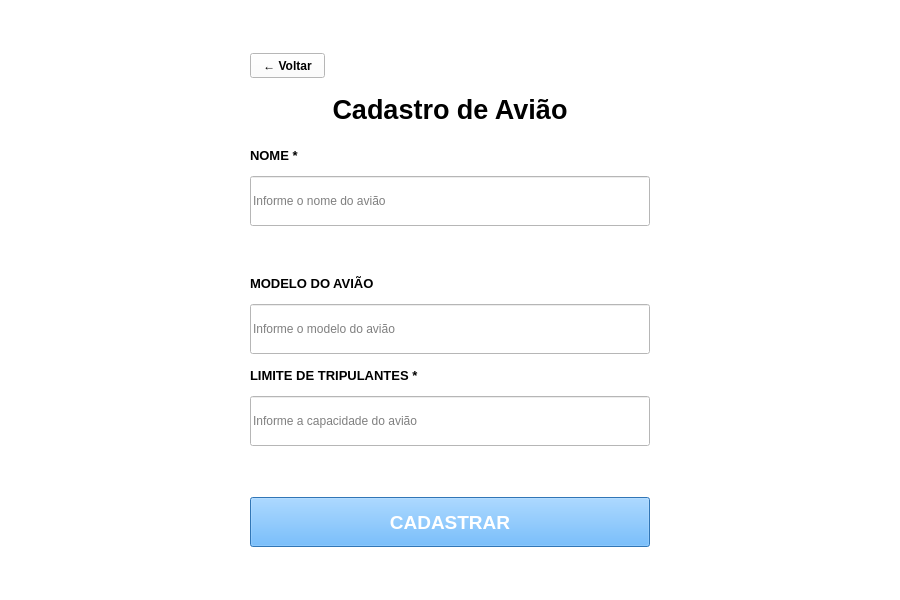
<?xml version="1.0" encoding="UTF-8"?>
<ui version="4.0">
 <class>planeRegistration</class>
 <widget class="QMainWindow" name="planeRegistration">
  <property name="enabled">
   <bool>true</bool>
  </property>
  <property name="geometry">
   <rect>
    <x>0</x>
    <y>0</y>
    <width>900</width>
    <height>600</height>
   </rect>
  </property>
  <property name="sizePolicy">
   <sizepolicy hsizetype="Preferred" vsizetype="Preferred">
    <horstretch>0</horstretch>
    <verstretch>0</verstretch>
   </sizepolicy>
  </property>
  <property name="windowTitle">
   <string>Cadastro de Avião</string>
  </property>
  <property name="styleSheet">
   <string notr="true">background-color: rgb(255, 255, 255);</string>
  </property>
  <widget class="QWidget" name="centralwidget">
   <layout class="QGridLayout" name="gridLayout">
    <item row="0" column="0">
     <spacer name="verticalSpacer">
      <property name="orientation">
       <enum>Qt::Vertical</enum>
      </property>
      <property name="sizeHint" stdset="0">
       <size>
        <width>20</width>
        <height>40</height>
       </size>
      </property>
     </spacer>
    </item>
    <item row="12" column="0">
     <spacer name="verticalSpacer_2">
      <property name="orientation">
       <enum>Qt::Vertical</enum>
      </property>
      <property name="sizeHint" stdset="0">
       <size>
        <width>20</width>
        <height>40</height>
       </size>
      </property>
     </spacer>
    </item>
    <item row="5" column="0">
     <widget class="QLabel" name="nameError">
      <property name="minimumSize">
       <size>
        <width>400</width>
        <height>30</height>
       </size>
      </property>
      <property name="maximumSize">
       <size>
        <width>400</width>
        <height>30</height>
       </size>
      </property>
      <property name="font">
       <font>
        <pointsize>10</pointsize>
        <weight>75</weight>
        <bold>true</bold>
       </font>
      </property>
      <property name="styleSheet">
       <string notr="true">color: rgb(255, 0, 0);</string>
      </property>
      <property name="text">
       <string/>
      </property>
     </widget>
    </item>
    <item row="2" column="0">
     <widget class="QLabel" name="subtitle">
      <property name="minimumSize">
       <size>
        <width>400</width>
        <height>50</height>
       </size>
      </property>
      <property name="maximumSize">
       <size>
        <width>400</width>
        <height>50</height>
       </size>
      </property>
      <property name="font">
       <font>
        <pointsize>20</pointsize>
        <weight>75</weight>
        <bold>true</bold>
       </font>
      </property>
      <property name="text">
       <string>Cadastro de Avião</string>
      </property>
      <property name="alignment">
       <set>Qt::AlignCenter</set>
      </property>
     </widget>
    </item>
    <item row="7" column="0">
     <widget class="QLineEdit" name="model">
      <property name="minimumSize">
       <size>
        <width>400</width>
        <height>50</height>
       </size>
      </property>
      <property name="maximumSize">
       <size>
        <width>400</width>
        <height>50</height>
       </size>
      </property>
      <property name="text">
       <string/>
      </property>
      <property name="echoMode">
       <enum>QLineEdit::Password</enum>
      </property>
      <property name="placeholderText">
       <string>Informe o modelo do avião</string>
      </property>
     </widget>
    </item>
    <item row="9" column="0">
     <widget class="QLineEdit" name="capacity">
      <property name="minimumSize">
       <size>
        <width>400</width>
        <height>50</height>
       </size>
      </property>
      <property name="maximumSize">
       <size>
        <width>400</width>
        <height>50</height>
       </size>
      </property>
      <property name="text">
       <string/>
      </property>
      <property name="echoMode">
       <enum>QLineEdit::Password</enum>
      </property>
      <property name="placeholderText">
       <string>Informe a capacidade do avião</string>
      </property>
     </widget>
    </item>
    <item row="11" column="0">
     <widget class="QPushButton" name="registerButton">
      <property name="minimumSize">
       <size>
        <width>400</width>
        <height>50</height>
       </size>
      </property>
      <property name="maximumSize">
       <size>
        <width>400</width>
        <height>50</height>
       </size>
      </property>
      <property name="font">
       <font>
        <pointsize>14</pointsize>
        <weight>75</weight>
        <bold>true</bold>
       </font>
      </property>
      <property name="styleSheet">
       <string notr="true">color: rgb(255, 255, 255);
background-color: rgb(68, 165, 255)</string>
      </property>
      <property name="text">
       <string>CADASTRAR</string>
      </property>
     </widget>
    </item>
    <item row="8" column="0">
     <widget class="QLabel" name="label_6">
      <property name="minimumSize">
       <size>
        <width>400</width>
        <height>30</height>
       </size>
      </property>
      <property name="maximumSize">
       <size>
        <width>400</width>
        <height>30</height>
       </size>
      </property>
      <property name="font">
       <font>
        <pointsize>10</pointsize>
        <weight>75</weight>
        <bold>true</bold>
       </font>
      </property>
      <property name="text">
       <string>LIMITE DE TRIPULANTES *</string>
      </property>
     </widget>
    </item>
    <item row="1" column="0">
     <widget class="QPushButton" name="backButton">
      <property name="minimumSize">
       <size>
        <width>75</width>
        <height>25</height>
       </size>
      </property>
      <property name="maximumSize">
       <size>
        <width>75</width>
        <height>25</height>
       </size>
      </property>
      <property name="font">
       <font>
        <weight>75</weight>
        <bold>true</bold>
       </font>
      </property>
      <property name="text">
       <string>← Voltar</string>
      </property>
     </widget>
    </item>
    <item row="3" column="0">
     <widget class="QLabel" name="label">
      <property name="minimumSize">
       <size>
        <width>400</width>
        <height>30</height>
       </size>
      </property>
      <property name="maximumSize">
       <size>
        <width>400</width>
        <height>30</height>
       </size>
      </property>
      <property name="font">
       <font>
        <pointsize>10</pointsize>
        <weight>75</weight>
        <bold>true</bold>
       </font>
      </property>
      <property name="text">
       <string>NOME *</string>
      </property>
     </widget>
    </item>
    <item row="6" column="0">
     <widget class="QLabel" name="label_4">
      <property name="minimumSize">
       <size>
        <width>400</width>
        <height>30</height>
       </size>
      </property>
      <property name="maximumSize">
       <size>
        <width>400</width>
        <height>30</height>
       </size>
      </property>
      <property name="font">
       <font>
        <pointsize>10</pointsize>
        <weight>75</weight>
        <bold>true</bold>
       </font>
      </property>
      <property name="text">
       <string>MODELO DO AVIÃO</string>
      </property>
     </widget>
    </item>
    <item row="4" column="0">
     <widget class="QLineEdit" name="name">
      <property name="sizePolicy">
       <sizepolicy hsizetype="Fixed" vsizetype="Fixed">
        <horstretch>0</horstretch>
        <verstretch>0</verstretch>
       </sizepolicy>
      </property>
      <property name="minimumSize">
       <size>
        <width>400</width>
        <height>50</height>
       </size>
      </property>
      <property name="maximumSize">
       <size>
        <width>400</width>
        <height>50</height>
       </size>
      </property>
      <property name="alignment">
       <set>Qt::AlignLeading|Qt::AlignLeft|Qt::AlignVCenter</set>
      </property>
      <property name="placeholderText">
       <string>Informe o nome do avião</string>
      </property>
     </widget>
    </item>
    <item row="10" column="0">
     <spacer name="verticalSpacer_3">
      <property name="orientation">
       <enum>Qt::Vertical</enum>
      </property>
      <property name="sizeHint" stdset="0">
       <size>
        <width>20</width>
        <height>40</height>
       </size>
      </property>
     </spacer>
    </item>
   </layout>
  </widget>
 </widget>
 <resources/>
 <connections/>
</ui>
